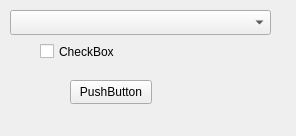
<?xml version="1.0" encoding="UTF-8"?>
<ui version="4.0">
 <class>ConfigurationEditor</class>
 <widget class="QWidget" name="ConfigurationEditor">
  <property name="geometry">
   <rect>
    <x>0</x>
    <y>0</y>
    <width>296</width>
    <height>136</height>
   </rect>
  </property>
  <property name="windowTitle">
   <string>Form</string>
  </property>
  <widget class="QPushButton" name="pushButton">
   <property name="geometry">
    <rect>
     <x>70</x>
     <y>80</y>
     <width>82</width>
     <height>24</height>
    </rect>
   </property>
   <property name="text">
    <string>PushButton</string>
   </property>
  </widget>
  <widget class="QCheckBox" name="checkBox">
   <property name="geometry">
    <rect>
     <x>40</x>
     <y>40</y>
     <width>88</width>
     <height>23</height>
    </rect>
   </property>
   <property name="text">
    <string>CheckBox</string>
   </property>
  </widget>
  <widget class="ProductComboBox" name="cbDataSources">
   <property name="geometry">
    <rect>
     <x>10</x>
     <y>10</y>
     <width>261</width>
     <height>25</height>
    </rect>
   </property>
  </widget>
 </widget>
 <customwidgets>
  <customwidget>
   <class>ProductComboBox</class>
   <extends>QComboBox</extends>
   <header location="global">productcombobox.h</header>
  </customwidget>
 </customwidgets>
 <resources/>
 <connections/>
</ui>
